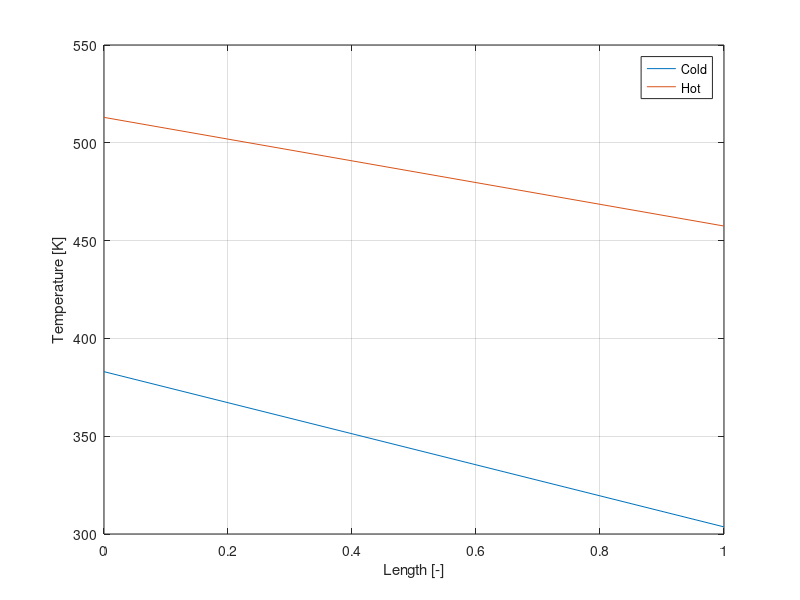

This chart was generated by the following MATLAB code:
clear all; close all;
%% A.2.1 Design of a heat-only plant

%% Constants
T_H_in = 240 + 273;     % [K] Given
T_C_out = 110 + 273;    % [K] Given
mdot_C = 150;           % [kg/s] Given
Qdot = 50*10^6;         % [J/s] Given

cp_H = 4771.9;          % [J/K] EngineeringToolbox
cp_C = 4200;            % [J/K]

%% Questions
T_C_in = T_C_out - Qdot/(mdot_C*cp_C); % [K] Calculate cold-side inlet temperature

CR = 0.7; % [-] Choose a value for heat capacity ratio CR NIET HOGER DAN 1

mdot_H = (mdot_C*cp_C)/(cp_H*CR); % [kg/s] Calculate hot-side mass flow rate

T_H_out = T_H_in-CR*(T_C_out-T_C_in);

figure()
title('Counterflow configuration')
plot([0,1],[T_C_out, T_C_in], [0,1],[T_H_in,T_H_out]);
grid on;
legend('Cold', 'Hot');
xlabel('Length [-]')
ylabel('Temperature [K]')

% For counterflow:
dT1 = T_H_out - T_C_in;
dT2 = T_H_in - T_C_out;
dT_lm = (dT2 - dT1)/log(dT2/dT1);


%%
